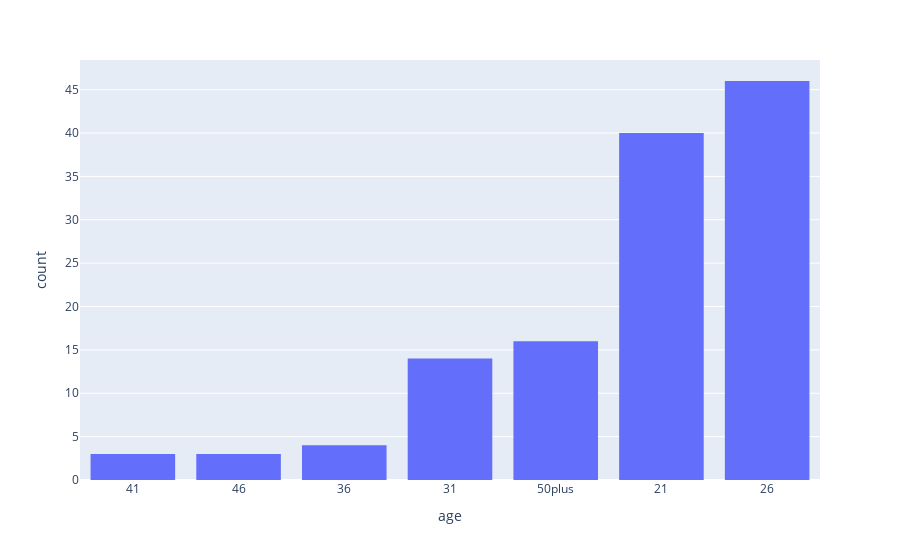

Here is the notebook cell this chart was saved with:
### Code cell
# focus on the top N categories that consume Coffe House coupons on warm days and are Female with occupation "Unemployed"
# Understand distribution of age
data_temp4 = data_[((data_['coupon'] == 'Coffee House') & (data_['occupation'].isin(['Unemployed'])) & (data_['Y'] == 1) & (data_['temperature'] == 80) & (data_['gender'] == 'Female'))]
px.histogram(data_temp4, x="age").update_xaxes(categoryorder="total ascending")

### Figure 1 — Plotly figure (JSON) as saved in the notebook; plotly's stock layout.template omitted (floating-point values rounded to 4 significant figures)
{"data": [{"alignmentgroup": "True", "bingroup": "x", "hovertemplate": "age=%{x}<br>count=%{y}<extra></extra>", "legendgroup": "", "marker": {"color": "#636efa", "pattern": {"shape": ""}}, "name": "", "offsetgroup": "", "orientation": "v", "showlegend": false, "type": "histogram", "x": ["26", "26", "26", "21", "21", "21", "21", "31", "41", "36", "36", "36", "26", "26", "26", "26", "26", "26", "26", "26", "26", "26", "26", "21", "21", "21", "21", "21", "26", "26", "26", "26", "26", "26", "21", "26", "26", "26", "26", "26", "26", "21", "31", "50plus", "26", "26", "26", "26", "26", "26", "26", "26", "21", "21", "21", "21", "21", "26", "26", "26", "26", "26", "26", "50plus", "50plus", "50plus", "50plus", "50plus", "50plus", "21", "21", "21", "21", "21", "21", "21", "21", "21", "31", "31", "31", "21", "21", "21", "46", "46", "50plus", "50plus", "50plus", "50plus", "26", "26", "26", "41", "41", "31", "31", "46", "36", "21", "21", "26", "26", "26", "50plus", "31", "31", "31", "21", "21", "21", "21", "21", "21", "21", "21", "50plus", "50plus", "50plus", "50plus", "31", "31", "31", "31", "21", "21"], "xaxis": "x", "yaxis": "y"}], "layout": {"barmode": "relative", "legend": {"tracegroupgap": 0}, "margin": {"t": 60}, "xaxis": {"anchor": "y", "categoryorder": "total ascending", "domain": [0, 1], "title": {"text": "age"}}, "yaxis": {"anchor": "x", "domain": [0, 1], "title": {"text": "count"}}}}
